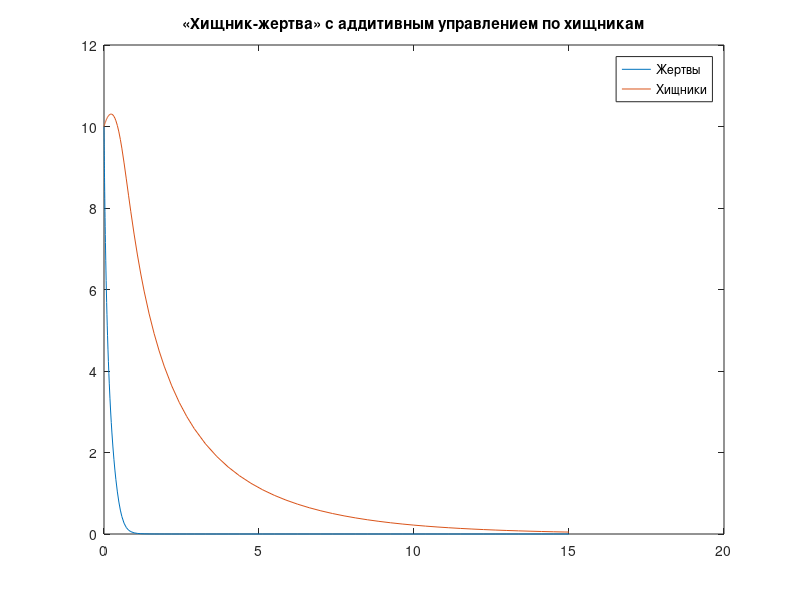

The MATLAB script that drew this image:
function pr3
clc;
t=[0 15];
for x0 = 0:1:10
    for xdot0 = 0:1:10
        [t,X]=ode45(@Func,t,[x0; xdot0]);
        plot(t,X(:,1), t,X(:,2));
    end
end
title('«Хищник-жертва» с аддитивным управлением по хищникам');
legend('Жертвы','Хищники');
end 
 
function out=Func(~,x)
a = 0.8;
aa = 0.8;
e = 0.8;
y = 0.3;
b = 0.055;

f1 = (a.*x(1)- (x(1).*x(2))./(1 + aa.*x(1)) - e.*x(1).*x(1));
f2 = (-y.*x(2) + (x(1).*x(2))./(1 + aa.*x(1)) - b.*x(2).*x(2));
 
out = [f1;f2];
end
